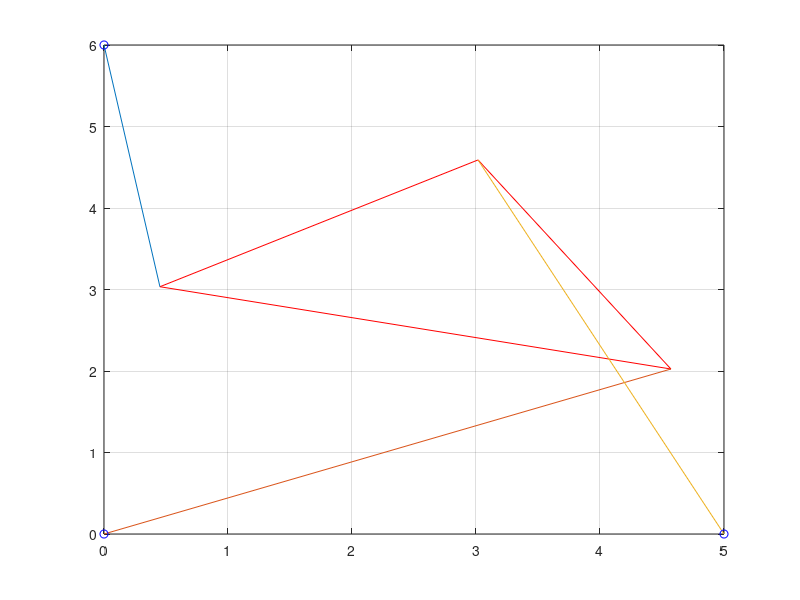

The MATLAB script that drew this image:
theta=2.1159;
x1=5.0;x2=0.0;y2=6.0;
L2=3.0*sqrt(2.0);L3=3.0;
gamma=pi/4;
p1=5.0;p2=5.0;p3=3.0;
%
a2=L3.*cos(theta)-x1;
b2=L3.*sin(theta);
a3=L2.*(cos(theta).*cos(gamma)-sin(theta).*sin(gamma))-x2;
b3=L2.*(cos(theta).*sin(gamma)+sin(theta).*cos(gamma))-y2;
%
D=2.0.*(a2 .* b3-b2 .* a3);
N1= b3.*(p2.^2-p1.^2-a2.^2-b2.^2)-b2.*(p3.^2-p1.^2-a3.^2-b3.^2);
N2=-a3.*(p2.^2-p1.^2-a2.^2-b2.^2)+a2.*(p3.^2-p1.^2-a3.^2-b3.^2);
%
x=N1./D; y=N2./D;
%
u1=x;
u2=x+L2.*(cos(theta).*cos(gamma)-sin(theta).*sin(gamma));
u3=x+L3*cos(theta);
v1=y;
v2=y+L2.*(cos(theta).*sin(gamma)+sin(theta).*cos(gamma));
v3=y+L3.*sin(theta);
plot([u1 u2 u3 u1], [v1 v2 v3 v1] ,'r');hold on
plot([x2 u2 ],[y2 v2]); hold on
plot([0 u1 ],[0 v1]); hold on
plot([x1 u3 ],[0 v3]); hold on
plot([0 x1 x2],[0 0 y2 ],'bo')
grid on